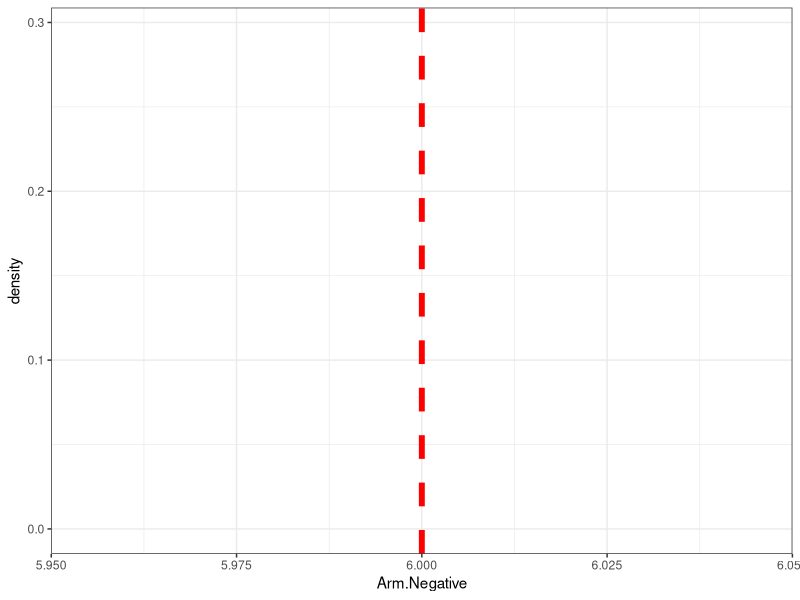

The R script that drew this image:
## ---- chunk 1
knitr::opts_chunk$set(echo = TRUE)

library(readxl)
library(tidyverse)
## ---- chunk 2
x <- readxl::read_xlsx("../data/Subunit OS 111821.xlsx",
                       na = "N/A") %>%
  select(-Note)
## ---- chunk 3
x %>%
  group_by(Arm, `OS outcome`) %>%
  summarize(n = n())

## ---- chunk 4
tallyArms <- function(df) {
  df %>%
    group_by(Arm, `OS outcome`) %>%
    summarize(n = n()) %>%
    ungroup() %>%
    mutate(arm.out = paste(Arm, `OS outcome`, sep = ".")) %>%
    select(arm.out, n) %>%
    spread(key = arm.out, value = n)
}

original <- tallyArms(x)
## ---- chunk 5
B <- 1000

# Pre-allocate memory
out <- list()

# Randomize the "OS outcome" variable and count
for(i in 1:B) {
  y <- 
    x %>%
    mutate(`OS outcome2` = sample(`OS outcome`))
 
   out[[i]] <- tallyArms(y)
}

outdf <- bind_rows(out)
head(outdf)
## ---- chunk 6
outdf %>%
  ggplot(aes(x = Arm.Negative)) +
  geom_density() +
  geom_vline(xintercept = original$Arm.Negative,
             color = "red", 
             linetype = "dashed",
             lwd = 2) +
  theme_bw()
## ---- chunk 7
sum(outdf$Arm.Negative >= original$Arm.Negative, na.rm = TRUE) / B
